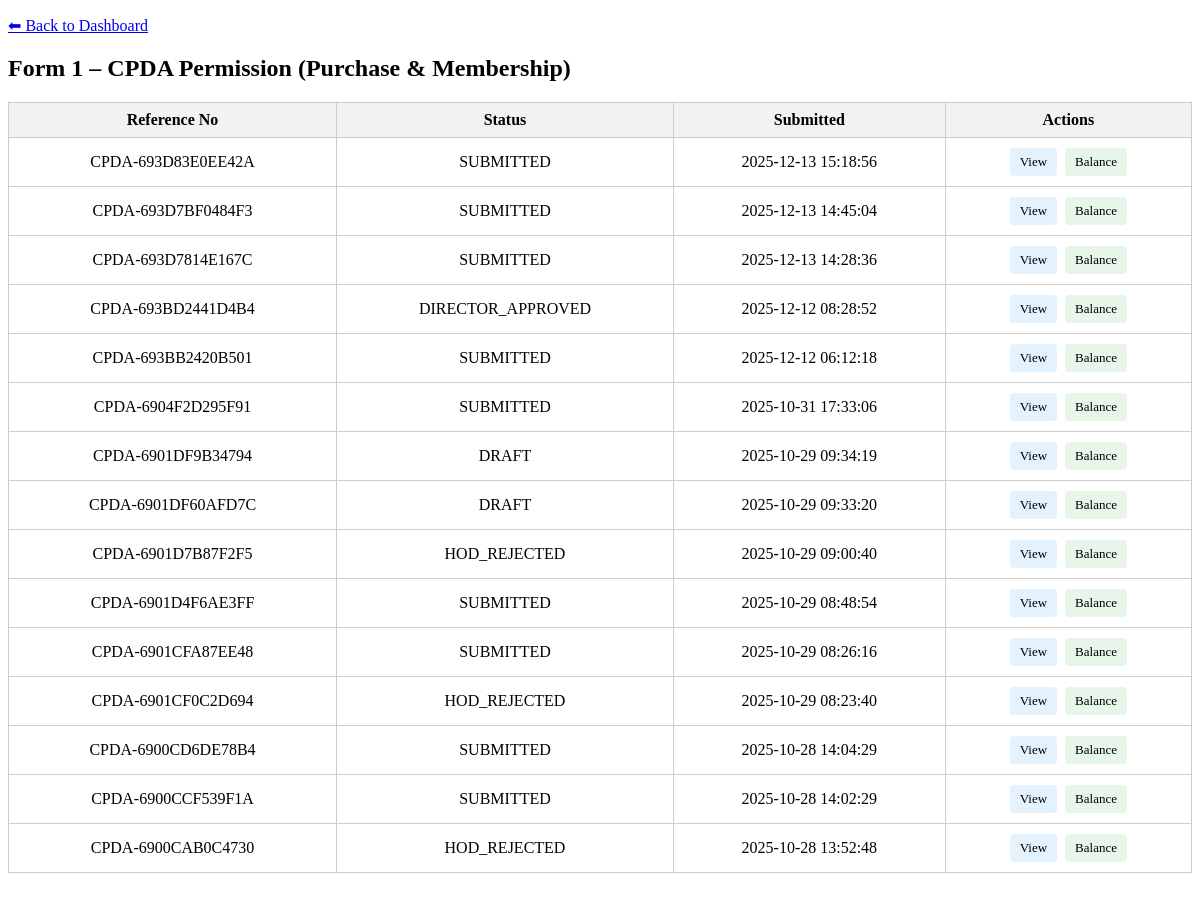
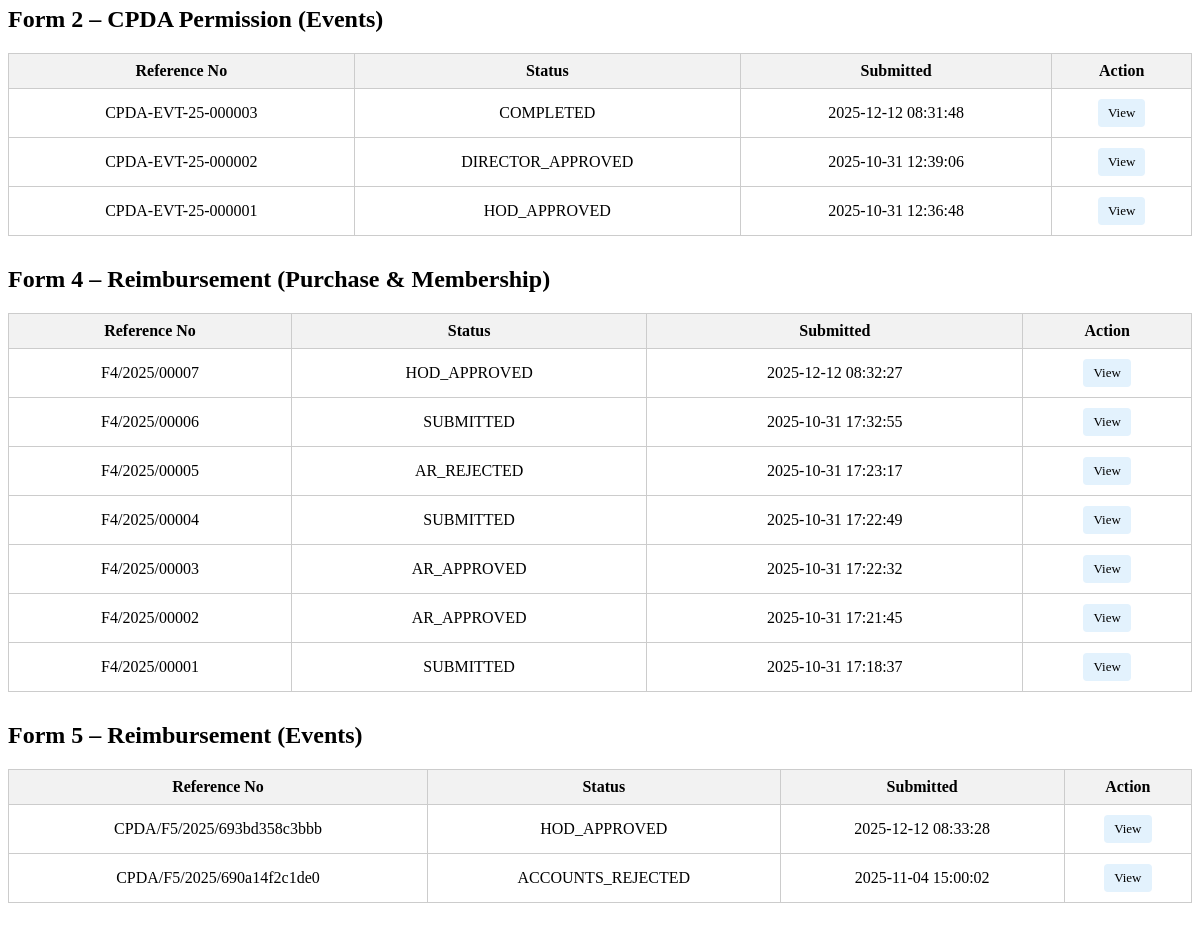
The page /views/faculty_application_history.php (signed in) on the database its author committed (2 pictures, top to bottom).
### tables this page shows
CREATE TABLE `cpda_applications` (
  `application_id` int(11) NOT NULL,
  `ref_number` varchar(100) DEFAULT NULL,
  `dated` date DEFAULT NULL,
  `employee_code` varchar(50) NOT NULL,
  `faculty_name` varchar(200) NOT NULL,
  `email` varchar(100) DEFAULT NULL,
  `mobile_number` varchar(15) DEFAULT NULL,
  `designation` varchar(100) DEFAULT NULL,
  `department` varchar(100) DEFAULT NULL,
  `pay_level` varchar(50) DEFAULT NULL,
  `date_of_joining` date DEFAULT NULL,
  `purpose_of_purchase` text DEFAULT NULL,
  `technical_specification` text DEFAULT NULL,
  `source_of_information` text DEFAULT NULL,
  `remarks` text DEFAULT NULL,
  `applicant_signature_date` datetime DEFAULT NULL,
  `status` enum('DRAFT','SUBMITTED','HOD_APPROVED','HOD_REJECTED','ACCOUNTS_APPROVED','ACCOUNTS_REJECTED','DFW_APPROVED','DFW_REJECTED','DIRECTOR_APPROVED','DIRECTOR_REJECTED','COMPLETED') DEFAULT 'DRAFT',
  `pda_block_start_year` int(11) DEFAULT NULL,
  `pda_block_end_year` int(11) DEFAULT NULL,
  `created_at` timestamp NOT NULL DEFAULT current_timestamp(),
  `updated_at` timestamp NOT NULL DEFAULT current_timestamp() ON UPDATE current_timestamp(),
  `current_stage` enum('HOD_REVIEW','DA_REVIEW','ASS_REVIEW','DFW_REVIEW','DIRECTOR_REVIEW','COMPLETED') DEFAULT NULL
);

CREATE TABLE `cpda_event_applications` (
  `application_id` int(11) NOT NULL,
  `ref_number` varchar(50) NOT NULL,
  `employee_code` int(11) NOT NULL,
  `faculty_name` varchar(255) NOT NULL,
  `designation_hag` tinyint(1) DEFAULT 0,
  `designation_professor` tinyint(1) DEFAULT 0,
  `designation_associate_professor` tinyint(1) DEFAULT 0,
  `designation_assistant_professor` tinyint(1) DEFAULT 0,
  `pay_level` varchar(20) NOT NULL,
  `department` varchar(255) NOT NULL,
  `date_of_joining` date NOT NULL,
  `nature_of_event` varchar(255) NOT NULL,
  `title_of_event` text NOT NULL,
  `period_of_event` varchar(255) NOT NULL,
  `working_days_involved` int(11) NOT NULL,
  `venue_of_event` text NOT NULL,
  `paper_title` text DEFAULT NULL,
  `paper_authors` text DEFAULT NULL,
  `no_objection_details` text DEFAULT NULL,
  `abstract_attachment` varchar(255) DEFAULT NULL,
  `expense_registration_fee` decimal(10,2) DEFAULT 0.00,
  `expense_visa_fee` decimal(10,2) DEFAULT 0.00,
  `expense_insurance_fee` decimal(10,2) DEFAULT 0.00,
  `expense_air_fare` decimal(10,2) DEFAULT 0.00,
  `expense_local_travel` decimal(10,2) DEFAULT 0.00,
  `expense_da_per_diem` decimal(10,2) DEFAULT 0.00,
  `expense_boarding_lodging` decimal(10,2) DEFAULT 0.00,
  `expense_other_details` text DEFAULT NULL,
  `expense_other_amount` decimal(10,2) DEFAULT 0.00,
  `expense_total` decimal(10,2) DEFAULT 0.00,
  `event_during_holidays` enum('YES','NO') NOT NULL,
  `institute_arrangement_attachment` varchar(255) DEFAULT NULL,
  `attended_abroad_current_block` enum('YES','NO') NOT NULL,
  `previous_event_name` text DEFAULT NULL,
  `previous_event_dates` varchar(255) DEFAULT NULL,
  `previous_event_venues` text DEFAULT NULL,
  `application_status` enum('DRAFT','SUBMITTED','HOD_APPROVED','HOD_REJECTED','ACCOUNTS_APPROVED','ACCOUNTS_REJECTED','DFW_APPROVED','DFW_REJECTED','DIRECTOR_APPROVED','DIRECTOR_REJECTED','COMPLETED') DEFAULT 'DRAFT',
  `submission_date` datetime DEFAULT NULL,
  `last_updated` datetime DEFAULT current_timestamp() ON UPDATE current_timestamp(),
  `sanctioned_amount` decimal(10,2) DEFAULT NULL,
  `disbursement_status` enum('PENDING','PARTIAL','COMPLETED') DEFAULT 'PENDING',
  `disbursed_amount` decimal(10,2) DEFAULT 0.00,
  `disbursement_date` datetime DEFAULT NULL,
  `created_at` timestamp NOT NULL DEFAULT current_timestamp(),
  `updated_at` timestamp NOT NULL DEFAULT current_timestamp() ON UPDATE current_timestamp(),
  `current_stage` enum('HOD_REVIEW','DA_REVIEW','ASS_REVIEW','DFW_REVIEW','DIRECTOR_REVIEW','COMPLETED') DEFAULT NULL
);

CREATE TABLE `f4_reimbursement_applications` (
  `application_id` int(11) NOT NULL,
  `ref_number` varchar(50) NOT NULL,
  `employee_code` int(11) NOT NULL,
  `faculty_name` varchar(255) NOT NULL,
  `designation_hag` tinyint(1) DEFAULT 0,
  `designation_professor` tinyint(1) DEFAULT 0,
  `designation_associate_professor` tinyint(1) DEFAULT 0,
  `designation_assistant_professor` tinyint(1) DEFAULT 0,
  `pay_level` varchar(20) NOT NULL,
  `department` varchar(255) NOT NULL,
  `total_amount` decimal(10,2) DEFAULT 0.00,
  `expense_books` decimal(10,2) DEFAULT 0.00,
  `expense_stationary` decimal(10,2) DEFAULT 0.00,
  `expense_patent` decimal(10,2) DEFAULT 0.00,
  `expense_computer_consumables` decimal(10,2) DEFAULT 0.00,
  `expense_consumables` decimal(10,2) DEFAULT 0.00,
  `expense_synthesis_analysis` decimal(10,2) DEFAULT 0.00,
  `remarks` text DEFAULT NULL,
  `application_status` enum('DRAFT','SUBMITTED','UNDER_REVIEW','HOD_APPROVED','HOD_REJECTED','AR_APPROVED','AR_REJECTED') DEFAULT 'DRAFT',
  `submission_date` datetime DEFAULT NULL,
  `last_updated` datetime DEFAULT current_timestamp() ON UPDATE current_timestamp(),
  `hod_approval_status` enum('PENDING','APPROVED','REJECTED') DEFAULT 'PENDING',
  `hod_approval_date` datetime DEFAULT NULL,
  `hod_remarks` text DEFAULT NULL,
  `hod_approved_by` varchar(50) DEFAULT NULL,
  `ar_approval_status` enum('PENDING','APPROVED','REJECTED') DEFAULT 'PENDING',
  `ar_approval_date` datetime DEFAULT NULL,
  `ar_remarks` text DEFAULT NULL,
  `ar_approved_by` varchar(50) DEFAULT NULL,
  `sanctioned_amount` decimal(10,2) DEFAULT NULL,
  `disbursement_status` enum('PENDING','PARTIAL','COMPLETED') DEFAULT 'PENDING',
  `disbursed_amount` decimal(10,2) DEFAULT 0.00,
  `disbursement_date` datetime DEFAULT NULL,
  `created_at` timestamp NOT NULL DEFAULT current_timestamp(),
  `updated_at` timestamp NOT NULL DEFAULT current_timestamp() ON UPDATE current_timestamp()
);

CREATE TABLE `f5_conference_reimbursements` (
  `application_id` int(11) NOT NULL,
  `ref_number` varchar(100) DEFAULT NULL,
  `employee_code` int(11) NOT NULL,
  `faculty_name` varchar(200) NOT NULL,
  `designation` varchar(100) NOT NULL,
  `pay_level` varchar(10) NOT NULL,
  `department` varchar(200) NOT NULL,
  `activity_nature` enum('International Conference','National Conference','Workshop','Short Term Course','Seminar','Symposium') NOT NULL,
  `activity_name` varchar(500) NOT NULL,
  `activity_start_date` date NOT NULL,
  `activity_end_date` date NOT NULL,
  `activity_venue` varchar(300) NOT NULL,
  `location_type` enum('India','Abroad') NOT NULL,
  `expense_registration` decimal(10,2) DEFAULT 0.00,
  `expense_visa` decimal(10,2) DEFAULT 0.00,
  `expense_insurance` decimal(10,2) DEFAULT 0.00,
  `expense_air_fare` decimal(10,2) DEFAULT 0.00,
  `expense_local_travel` decimal(10,2) DEFAULT 0.00,
  `expense_da_per_diem` decimal(10,2) DEFAULT 0.00,
  `expense_boarding_lodging` decimal(10,2) DEFAULT 0.00,
  `expense_other` decimal(10,2) DEFAULT 0.00,
  `expense_other_description` text DEFAULT NULL,
  `total_amount` decimal(10,2) NOT NULL,
  `remarks` text DEFAULT NULL,
  `status` enum('PENDING','HOD_APPROVED','HOD_REJECTED','ACCOUNTS_APPROVED','ACCOUNTS_REJECTED','COMPLETED') DEFAULT 'PENDING',
  `hod_status` enum('PENDING','APPROVED','REJECTED') DEFAULT 'PENDING',
  `hod_approved_by` varchar(50) DEFAULT NULL,
  `hod_approved_at` datetime DEFAULT NULL,
  `hod_comments` text DEFAULT NULL,
  `accounts_status` enum('PENDING','APPROVED','REJECTED') DEFAULT 'PENDING',
  `accounts_approved_by` varchar(50) DEFAULT NULL,
  `accounts_approved_at` datetime DEFAULT NULL,
  `accounts_comments` text DEFAULT NULL,
  `created_at` timestamp NOT NULL DEFAULT current_timestamp(),
  `updated_at` timestamp NOT NULL DEFAULT current_timestamp() ON UPDATE current_timestamp()
);

### views/faculty_application_history.php (the view, shortened to what this page needs)
<?php
include_once '../config/db.php';
$employee_code = $_SESSION['employee_code'];
$stmt = $conn->prepare("
    SELECT ref_number, application_id, status, current_stage, created_at
    FROM cpda_applications
    WHERE employee_code = ?
    ORDER BY created_at DESC
");
$stmt->bind_param("s", $employee_code);
$stmt->execute();
$applications = $stmt->get_result()->fetch_all(MYSQLI_ASSOC);
$stmt2 = $conn->prepare("
    SELECT ref_number, application_id, application_status, created_at
    FROM cpda_event_applications
    WHERE employee_code = ?
    ORDER BY created_at DESC
");
$stmt2->bind_param("s", $employee_code);
$stmt2->execute();
$applications2 = $stmt2->get_result()->fetch_all(MYSQLI_ASSOC);
$stmt3 = $conn->prepare("
    SELECT ref_number, application_id, application_status, created_at
    FROM f4_reimbursement_applications
    WHERE employee_code = ?
    ORDER BY created_at DESC
");
$stmt3->bind_param("s", $employee_code);
$stmt3->execute();
$applications3 = $stmt3->get_result()->fetch_all(MYSQLI_ASSOC);
$stmt4 = $conn->prepare("
    SELECT ref_number, application_id, status, created_at
    FROM f5_conference_reimbursements
    WHERE employee_code = ?
    ORDER BY created_at DESC
");
$stmt4->bind_param("s", $employee_code);
$stmt4->execute();
$applications4 = $stmt4->get_result()->fetch_all(MYSQLI_ASSOC);
?>
<!DOCTYPE html>
<html>
<head>
</head>
<body>
<p><a href="faculty_dashboard.php">⬅ Back to Dashboard</a></p>
<h2>Form 1 – CPDA Permission (Purchase & Membership)</h2>
<table>
    <thead>
        <tr>
            <th>Reference No</th>
            <th>Status</th>
            <th>Submitted</th>
            <th>Actions</th>
        </tr>
    </thead>
    <tbody>
        <?php if (empty($applications)): ?>
            <tr><td colspan="5">No applications found.</td></tr>
        <?php else: foreach ($applications as $app): ?>
            <tr>
                <td><?= htmlspecialchars($app['ref_number']) ?></td>
                <td><?= htmlspecialchars($app['status']) ?></td>
                <td><?= htmlspecialchars($app['created_at']) ?></td>
                <td>
                    <a class="btn btn-view"
                       href="faculty_view_application_flow.php?ref_number=<?= urlencode($app['ref_number']) ?>">
                       View
                    </a>
                    <a class="btn btn-balance"
                       href="balance_view.php?form_type=F1&form_id=<?= (int)$app['application_id'] ?>">
                       Balance
                    </a>
                </td>
            </tr>
        <?php endforeach; endif; ?>
    </tbody>
</table>
<h2>Form 2 – CPDA Permission (Events)</h2>
<table>
    <thead>
        <tr>
            <th>Reference No</th>
            <th>Status</th>
            <th>Submitted</th>
            <th>Action</th>
        </tr>
    </thead>
    <tbody>
        <?php if (empty($applications2)): ?>
            <tr><td colspan="4">No applications found.</td></tr>
        <?php else: foreach ($applications2 as $app): ?>
            <tr>
                <td><?= htmlspecialchars($app['ref_number']) ?></td>
                <td><?= htmlspecialchars($app['application_status']) ?></td>
                <td><?= htmlspecialchars($app['created_at']) ?></td>
                <td>
                    <a class="btn btn-view"
                       href="faculty_view_application_flow.php?ref_number=<?= urlencode($app['ref_number']) ?>">
                       View
                    </a>
                </td>
            </tr>
        <?php endforeach; endif; ?>
    </tbody>
</table>
<h2>Form 4 – Reimbursement (Purchase & Membership)</h2>
<table>
    <thead>
        <tr>
            <th>Reference No</th>
            <th>Status</th>
            <th>Submitted</th>
            <th>Action</th>
        </tr>
    </thead>
    <tbody>
        <?php if (empty($applications3)): ?>
            <tr><td colspan="4">No applications found.</td></tr>
        <?php else: foreach ($applications3 as $app): ?>
            <tr>
                <td><?= htmlspecialchars($app['ref_number']) ?></td>
                <td><?= htmlspecialchars($app['application_status']) ?></td>
                <td><?= htmlspecialchars($app['created_at']) ?></td>
                <td>
                    <a class="btn btn-view"
                       href="faculty_view_application_flow.php?ref_number=<?= urlencode($app['ref_number']) ?>">
                       View
                    </a>
                </td>
            </tr>
        <?php endforeach; endif; ?>
    </tbody>
</table>
<h2>Form 5 – Reimbursement (Events)</h2>
<table>
    <thead>
        <tr>
            <th>Reference No</th>
            <th>Status</th>
            <th>Submitted</th>
            <th>Action</th>
        </tr>
    </thead>
    <tbody>
        <?php if (empty($applications4)): ?>
            <tr><td colspan="4">No applications found.</td></tr>
        <?php else: foreach ($applications4 as $app): ?>
            <tr>
                <td><?= htmlspecialchars($app['ref_number']) ?></td>
                <td><?= htmlspecialchars($app['status']) ?></td>
                <td><?= htmlspecialchars($app['created_at']) ?></td>
                <td>
                    <a class="btn btn-view"
                       href="faculty_view_application_flow.php?ref_number=<?= urlencode($app['ref_number']) ?>">
                       View
                    </a>
                </td>
            </tr>
        <?php endforeach; endif; ?>
    </tbody>
</table>
</body>
</html>

### views/faculty_application_history.php (style rules this page uses)
table { border-collapse: collapse; width: 100%; margin-bottom: 30px; }
th, td { border: 1px solid #ccc; padding: 8px; text-align: center; }
th { background-color: #f2f2f2; }
a.btn { padding: 6px 10px; border-radius: 4px; text-decoration: none; font-size: 13px; margin: 2px; display: inline-block; }
.btn-view { background: #e3f2fd; color: #000; }
.btn-balance { background: #e8f5e9; color: #000; }

### rows shown on the page
cpda_applications: ref_number "CPDA-693D83E0EE42A", status "SUBMITTED", created_at "2025-12-13 15:18:56"
cpda_applications: ref_number "CPDA-693D7BF0484F3", status "SUBMITTED", created_at "2025-12-13 14:45:04"
cpda_applications: ref_number "CPDA-693D7814E167C", status "SUBMITTED", created_at "2025-12-13 14:28:36"
cpda_applications: ref_number "CPDA-693BD2441D4B4", status "DIRECTOR_APPROVED", created_at "2025-12-12 08:28:52"
cpda_applications: ref_number "CPDA-693BB2420B501", status "SUBMITTED", created_at "2025-12-12 06:12:18"
cpda_applications: ref_number "CPDA-6904F2D295F91", status "SUBMITTED", created_at "2025-10-31 17:33:06"
cpda_applications: ref_number "CPDA-6901DF9B34794", status "DRAFT", created_at "2025-10-29 09:34:19"
cpda_applications: ref_number "CPDA-6901DF60AFD7C", status "DRAFT", created_at "2025-10-29 09:33:20"
cpda_applications: ref_number "CPDA-6901D7B87F2F5", status "HOD_REJECTED", created_at "2025-10-29 09:00:40"
cpda_applications: ref_number "CPDA-6901D4F6AE3FF", status "SUBMITTED", created_at "2025-10-29 08:48:54"
cpda_applications: ref_number "CPDA-6901CFA87EE48", status "SUBMITTED", created_at "2025-10-29 08:26:16"
cpda_applications: ref_number "CPDA-6901CF0C2D694", status "HOD_REJECTED", created_at "2025-10-29 08:23:40"
cpda_applications: ref_number "CPDA-6900CD6DE78B4", status "SUBMITTED", created_at "2025-10-28 14:04:29"
cpda_applications: ref_number "CPDA-6900CCF539F1A", status "SUBMITTED", created_at "2025-10-28 14:02:29"
cpda_applications: ref_number "CPDA-6900CAB0C4730", status "HOD_REJECTED", created_at "2025-10-28 13:52:48"
cpda_event_applications: ref_number "CPDA-EVT-25-000003", application_status "COMPLETED", created_at "2025-12-12 08:31:48"
cpda_event_applications: ref_number "CPDA-EVT-25-000002", application_status "DIRECTOR_APPROVED", created_at "2025-10-31 12:39:06"
cpda_event_applications: ref_number "CPDA-EVT-25-000001", application_status "HOD_APPROVED", created_at "2025-10-31 12:36:48"
f4_reimbursement_applications: ref_number "F4/2025/00007", application_status "HOD_APPROVED", created_at "2025-12-12 08:32:27"
f4_reimbursement_applications: ref_number "F4/2025/00006", application_status "SUBMITTED", created_at "2025-10-31 17:32:55"
f4_reimbursement_applications: ref_number "F4/2025/00005", application_status "AR_REJECTED", created_at "2025-10-31 17:23:17"
f4_reimbursement_applications: ref_number "F4/2025/00004", application_status "SUBMITTED", created_at "2025-10-31 17:22:49"
f4_reimbursement_applications: ref_number "F4/2025/00003", application_status "AR_APPROVED", created_at "2025-10-31 17:22:32"
f4_reimbursement_applications: ref_number "F4/2025/00002", application_status "AR_APPROVED", created_at "2025-10-31 17:21:45"
f4_reimbursement_applications: ref_number "F4/2025/00001", application_status "SUBMITTED", created_at "2025-10-31 17:18:37"
f5_conference_reimbursements: ref_number "CPDA/F5/2025/693bd358c3bbb", status "HOD_APPROVED", created_at "2025-12-12 08:33:28"
f5_conference_reimbursements: ref_number "CPDA/F5/2025/690a14f2c1de0", status "ACCOUNTS_REJECTED", created_at "2025-11-04 15:00:02"
